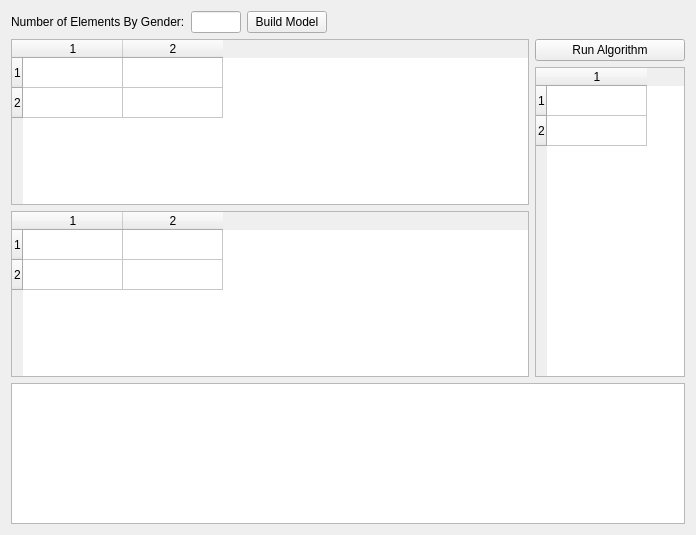
<?xml version="1.0" encoding="UTF-8"?>
<ui version="4.0">
 <class>frmPerfectMatching</class>
 <widget class="QWidget" name="frmPerfectMatching">
  <property name="geometry">
   <rect>
    <x>0</x>
    <y>0</y>
    <width>696</width>
    <height>535</height>
   </rect>
  </property>
  <property name="minimumSize">
   <size>
    <width>660</width>
    <height>535</height>
   </size>
  </property>
  <property name="windowTitle">
   <string>Form</string>
  </property>
  <layout class="QVBoxLayout" name="verticalLayout_2">
   <item>
    <layout class="QHBoxLayout" name="horizontalLayout">
     <property name="sizeConstraint">
      <enum>QLayout::SetMaximumSize</enum>
     </property>
     <item>
      <widget class="QLabel" name="label">
       <property name="text">
        <string>Number of Elements By Gender:</string>
       </property>
      </widget>
     </item>
     <item>
      <widget class="QLineEdit" name="txtSize">
       <property name="maximumSize">
        <size>
         <width>50</width>
         <height>16777215</height>
        </size>
       </property>
       <property name="inputMask">
        <string>0000</string>
       </property>
      </widget>
     </item>
     <item>
      <widget class="QPushButton" name="cmdBuildModel">
       <property name="text">
        <string>Build Model</string>
       </property>
      </widget>
     </item>
     <item>
      <spacer name="horizontalSpacer">
       <property name="orientation">
        <enum>Qt::Horizontal</enum>
       </property>
       <property name="sizeHint" stdset="0">
        <size>
         <width>40</width>
         <height>20</height>
        </size>
       </property>
      </spacer>
     </item>
    </layout>
   </item>
   <item>
    <layout class="QHBoxLayout" name="horizontalLayout_2">
     <item>
      <layout class="QVBoxLayout" name="verticalLayout">
       <item>
        <widget class="QTableWidget" name="tblManPref">
         <property name="rowCount">
          <number>2</number>
         </property>
         <property name="columnCount">
          <number>2</number>
         </property>
         <row/>
         <row/>
         <column/>
         <column/>
        </widget>
       </item>
       <item>
        <widget class="QTableWidget" name="tblWomanPref">
         <property name="rowCount">
          <number>2</number>
         </property>
         <property name="columnCount">
          <number>2</number>
         </property>
         <row/>
         <row/>
         <column/>
         <column/>
        </widget>
       </item>
      </layout>
     </item>
     <item>
      <layout class="QVBoxLayout" name="lytResult">
       <property name="sizeConstraint">
        <enum>QLayout::SetFixedSize</enum>
       </property>
       <item>
        <widget class="QPushButton" name="pushButton">
         <property name="maximumSize">
          <size>
           <width>150</width>
           <height>16777215</height>
          </size>
         </property>
         <property name="text">
          <string>Run Algorithm</string>
         </property>
        </widget>
       </item>
       <item>
        <widget class="QTableWidget" name="tblMatch">
         <property name="minimumSize">
          <size>
           <width>150</width>
           <height>0</height>
          </size>
         </property>
         <property name="maximumSize">
          <size>
           <width>150</width>
           <height>16777215</height>
          </size>
         </property>
         <property name="rowCount">
          <number>2</number>
         </property>
         <property name="columnCount">
          <number>1</number>
         </property>
         <row/>
         <row/>
         <column/>
        </widget>
       </item>
      </layout>
     </item>
    </layout>
   </item>
   <item>
    <widget class="QTextEdit" name="txtLog">
     <property name="font">
      <font>
       <family>Courier</family>
       <pointsize>10</pointsize>
      </font>
     </property>
     <property name="lineWrapMode">
      <enum>QTextEdit::NoWrap</enum>
     </property>
     <property name="readOnly">
      <bool>true</bool>
     </property>
    </widget>
   </item>
  </layout>
 </widget>
 <resources/>
 <connections/>
</ui>
